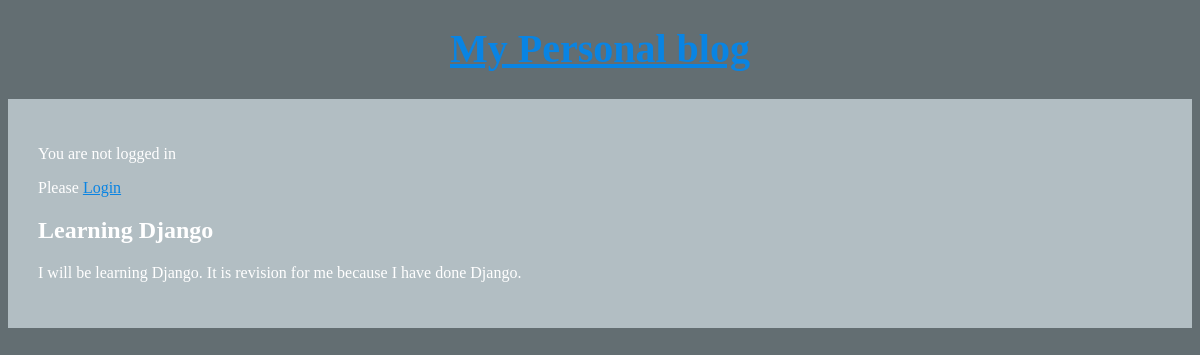
The app's page /article/1 with its own data.
### articles/models.py (models this page shows, shortened)
class Article(models.Model):
    author = models.ForeignKey(
        'auth.User',
        on_delete=models.CASCADE,
    )
    title = models.CharField(max_length=100)
    text = models.TextField()

### articles/views.py (the view)
# urls.py: path('article/<int:pk>', views.ArticleDetailView.as_view(), name='detail_page'),
class ArticleDetailView(DetailView):
    model = Article
    template_name = 'detail.html'
    context_object_name = 'batman'

### templates/detail.html
{% extends 'base.html' %}
{% block content %}
<div class="details">
    <h2>{{batman.title}}</h2>
    <p>{{batman.text}}</p>
</div>
{% endblock content  %}

### static/css/basestyles.css (style rules this page uses)
body { background-color: #636e72; color: #FFF; }

### records on screen
Article: title "Learning Django", text "I will be learning Django. It is revision for me because I have done Django."
